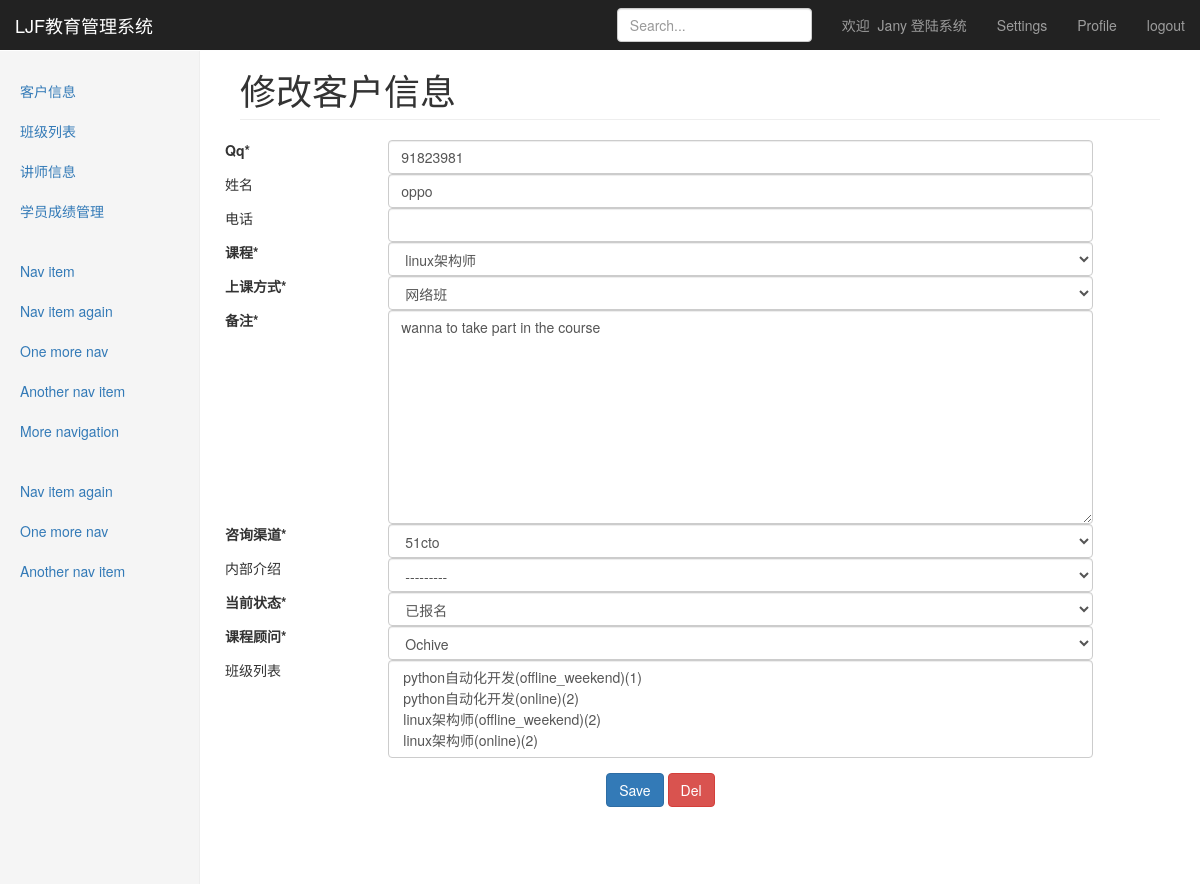
The app's page /crm/customer/3/ (signed in) with its own data.
### crm_pratice/models.py (models this page shows)
class Customer(models.Model):
    qq = models.CharField(max_length=64,unique=True)
    name = models.CharField(max_length=32,blank=True,null=True,verbose_name=u'姓名')
    phone = models.BigIntegerField(blank=True,null=True,verbose_name=u'电话')
    course = models.ForeignKey('Course',verbose_name=u'课程')
    course_type = models.CharField(max_length=64,choices=course_type_choices,default='offline_weekend',
                                   verbose_name=u'上课方式')
    consult_memo = models.TextField(verbose_name=u'备注')
    source_type_choices = (('qq',u"qq群"),
                   ('referral',u"内部转介绍"),
                   ('51cto',u"51cto"),
                   ('agent',u"招生代理"),
                   ('others',u"其它"),
                   )
    source_type = models.CharField(max_length=64,choices=source_type_choices,verbose_name=u'咨询渠道')
    referral_from = models.ForeignKey('self',blank=True,null=True,related_name="referraled_who",
                                      verbose_name=u'内部介绍')
    status_choices = (('signed',u"已报名"),
                      ('unregistered',u"未报名"),
                      ('graduated',u"已毕业"),
                      ('drop-off',u"退学"),
                      )
    status = models.CharField(choices=status_choices,max_length=64,verbose_name=u'当前状态')
    consultant = models.ForeignKey('UserProfile',verbose_name=u"课程顾问")
    class_list = models.ManyToManyField("ClassList",blank=True,verbose_name=u'班级列表')
    date = models.DateField(auto_now_add=True,verbose_name=u'日期')
    def __str__(self):
        return "%s(%s)"%(self.qq,self.name)

### crm_pratice/views.py (the view, shortened to what this page needs)
@login_required()
def detail_per_customer(request,customer_id):
    print('---->',customer_id)
    '''
     ----------> Dropping this code of reason is too long and duplicated code
    # customer_obj = models.Customer.objects.get(id=customer_id)
    # if request.method == 'POST':
    #     print(request.POST)
    #     # Save is means update this record!
    #     if request.POST.get('action') == 'Save':
    #         form = forms.CustomerModelForm(request.POST,instance=customer_obj)
    #         form.save()
    #         return   HttpResponseRedirect('/crm/customer')
    #     elif request.POST.get('action') == 'Del':
    #         models.Customer.objects.filter(qq=request.POST.get('qq')).delete()
    #         return   HttpResponseRedirect('/crm/customer')
    #     elif request.POST.get('action') == 'Add_Record':
    #         form=forms.CustomerModelForm(request.POST)
    #         form.save()
    # else:
    #     form = forms.CustomerModelForm(instance=customer_obj)
    '''
    form = get_modes_func(request,func='Customer',fm_class='CustomerModelForm',action='select_one_data',data_id=customer_id)
    return render(request,'dashboard/customer_detail.html',{'customer_form':form})

### crm_pratice/forms.py
class CustomerModelForm(ModelForm):
    class Meta:
        model = models.Customer
        exclude = ()
    def __init__(self,*args,**kwargs):
        super(CustomerModelForm,self).__init__(*args,**kwargs)
        print(self.base_fields)
        for field_name in self.base_fields:
            field = self.base_fields[field_name]
            field.widget.attrs.update({'class':'form-control'})

### crm_pratice/models.py (called while the page is built)
    def __str__(self):
        return self.name

    def __str__(self):
        return self.name

    def __str__(self):
        return "%s(%s)(%s)" %(self.course.name,self.course_type,self.semester)

### templates/dashboard/customer_detail.html
{% extends "Dashboard Template for Bootstrap.html" %}
{% block header %}
    修改客户信息
{% endblock %}
{% block content_body %}
    <form  class="form-horizontal"  method="post">{% csrf_token %}
        <div class="form-group">
            {% for info in customer_form %}
                {% if info.field.required %}
                    <label class="col-sm-2  text-left">{{ info.label }}*</label>
                {% else %}
                    <label style="font-weight: lighter" class="col-sm-2   text-left">
                        {{ info.label }}
                       </label>
                {% endif %}
                <div class="col-sm-9">
                    {{ info }}
                </div>
            {% endfor %}
       </div>
        <div class="col-sm-11">
            <input type="submit"  class="btn btn-primary " name="action" value="Save">
            <input type="submit"  class="btn btn-danger " name="action" value="Del">
        </div>
    </form>
{% endblock %}

### templates/Dashboard Template for Bootstrap.html (shortened to what this page needs)
<!DOCTYPE html>
<html lang="zh-CN"><head><meta http-equiv="Content-Type" content="text/html; charset=UTF-8">
    <link href="/static/css/bootstrap.min.css" rel="stylesheet">
    <link href="/static/css/dashboard.css" rel="stylesheet">
    <link href="/static/css/self_use.css" rel="stylesheet">
  </head>
  <body>
    <nav class="navbar navbar-inverse navbar-fixed-top">
      <div class="container-fluid">
        <div class="navbar-header">
          <a class="navbar-brand" href="http://v3.bootcss.com/examples/dashboard/#">LJF教育管理系统</a>
        </div>
        <div id="navbar" class="navbar-collapse collapse">
          <ul class="nav navbar-nav navbar-right">
            <li><a href="#">欢迎 &nbsp;{{ request.user }}&nbsp;登陆系统</a></li>
            <li><a href="#">Settings</a></li>
            <li><a href="">Profile</a></li>
            <li><a href="/accounts/logout/">logout</a></li>
          </ul>
          <form class="navbar-form navbar-right">
            <input type="text" class="form-control" placeholder="Search...">
          </form>
        </div>
      </div>
    </nav>
    <div class="container-fluid">
      <div class="row">
        <div class="col-sm-3 col-md-2 sidebar">
          <ul class="nav nav-sidebar">
            <li onclick="become_active(this)"><a href="/crm/customer">客户信息<span class="sr-only">(current)</span></a></li>
            <li onclick="become_active(this)" ><a href="/crm/classes">班级列表</a></li>
            <li onclick="become_active(this)"><a href="/crm/teachers">讲师信息</a></li>
            <li onclick="become_active(this)"><a href="/crm/student_grade">学员成绩管理</a></li>
          </ul>
          <ul class="nav nav-sidebar">
            <li><a href="">Nav item</a></li>
            <li><a href="">Nav item again</a></li>
            <li><a href="">One more nav</a></li>
            <li><a href="">Another nav item</a></li>
            <li><a href="">More navigation</a></li>
          </ul>
          <ul class="nav nav-sidebar">
            <li><a href="">Nav item again</a></li>
            <li><a href="">One more nav</a></li>
            <li><a href="">Another nav item</a></li>
          </ul>
        </div>
        <div class="col-sm-9 col-sm-offset-3 col-md-10 col-md-offset-2 main">
          <h1 class="page-header">{% block header %}put your header to here{% endblock %}</h1>
          <div class="row placeholders">
              {% block content_body %} put content body to here{% endblock %}
          </div>
        </div>
      </div>
    </div>
<div id="ext_stophi" style="z-index: 2147483647;"><div class="extnotice"><h2> <a href="http://v3.bootcss.com/examples/dashboard/#" title="关闭提示" id="closenotice" class="closenotice"></a></h2></div></div></body></html>

### statics/css/dashboard.css (style rules this page uses)
body { padding-top: 50px; }
.navbar-fixed-top { border: 0; }
.sidebar { display: none; }
@media (min-width: 768px) { .sidebar { position: fixed; top: 51px; bottom: 0; left: 0; z-index: 1000; display: block; padding: 20px; overflow-x: hidden; overflow-y: auto; background-color: #f5f5f5; border-right: 1px solid #eee; } }
.nav-sidebar { margin-right: -21px; margin-bottom: 20px; margin-left: -20px; }
.nav-sidebar > li > a { padding-right: 20px; padding-left: 20px; }
.main { padding: 20px; }
@media (min-width: 768px) { .main { padding-right: 40px; padding-left: 40px; } }
.main .page-header { margin-top: 0; }
.placeholders { margin-bottom: 30px; text-align: center; }

### records on screen
Customer: customer_form "91823981" "oppo" "linux架构师" "网络班" "wanna to take part in the course" "51cto" "---------" "已报名" "Ochive"

### other values on screen
{{ request.user }} "Jany"
{{ info.label }} "Qq" "课程" "上课方式" "备注" "咨询渠道" "当前状态" "课程顾问"
{{ info.label }} "姓名" "电话" "内部介绍" "班级列表"
